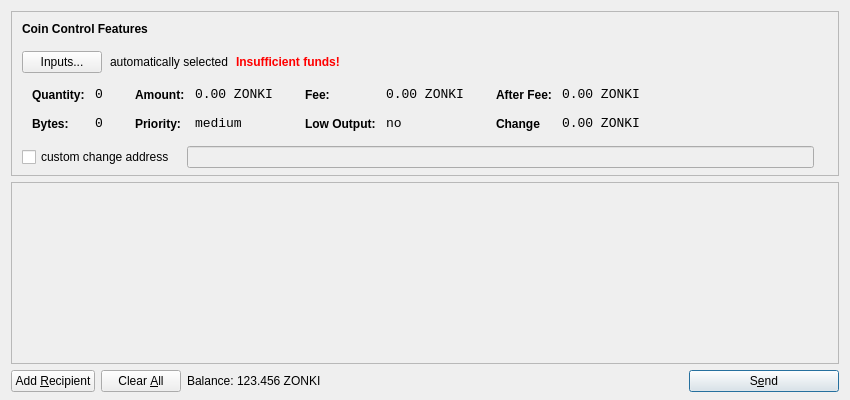
<?xml version="1.0" encoding="UTF-8"?>
<ui version="4.0">
 <class>SendCoinsDialog</class>
 <widget class="QDialog" name="SendCoinsDialog">
  <property name="geometry">
   <rect>
    <x>0</x>
    <y>0</y>
    <width>850</width>
    <height>400</height>
   </rect>
  </property>
  <property name="windowTitle">
   <string>Send Coins</string>
  </property>
  <layout class="QVBoxLayout" name="verticalLayout" stretch="0,1,0">
   <property name="bottomMargin">
    <number>8</number>
   </property>
   <item>
    <widget class="QFrame" name="frameCoinControl">
     <property name="sizePolicy">
      <sizepolicy hsizetype="Expanding" vsizetype="Expanding">
       <horstretch>0</horstretch>
       <verstretch>0</verstretch>
      </sizepolicy>
     </property>
     <property name="maximumSize">
      <size>
       <width>16777215</width>
       <height>16777215</height>
      </size>
     </property>
     <property name="frameShape">
      <enum>QFrame::StyledPanel</enum>
     </property>
     <property name="frameShadow">
      <enum>QFrame::Sunken</enum>
     </property>
     <layout class="QVBoxLayout" name="verticalLayoutCoinControl2">
      <property name="spacing">
       <number>-1</number>
      </property>
      <property name="leftMargin">
       <number>0</number>
      </property>
      <property name="topMargin">
       <number>0</number>
      </property>
      <property name="rightMargin">
       <number>0</number>
      </property>
      <property name="bottomMargin">
       <number>6</number>
      </property>
      <item>
       <layout class="QVBoxLayout" name="verticalLayoutCoinControl" stretch="0,0,0,0,1">
        <property name="spacing">
         <number>0</number>
        </property>
        <property name="leftMargin">
         <number>10</number>
        </property>
        <property name="topMargin">
         <number>10</number>
        </property>
        <item>
         <layout class="QHBoxLayout" name="horizontalLayoutCoinControl1">
          <property name="bottomMargin">
           <number>15</number>
          </property>
          <item>
           <widget class="QLabel" name="labelCoinControlFeatures">
            <property name="sizePolicy">
             <sizepolicy hsizetype="Preferred" vsizetype="Maximum">
              <horstretch>0</horstretch>
              <verstretch>0</verstretch>
             </sizepolicy>
            </property>
            <property name="font">
             <font>
              <weight>75</weight>
              <bold>true</bold>
             </font>
            </property>
            <property name="styleSheet">
             <string notr="true">font-weight:bold;</string>
            </property>
            <property name="text">
             <string>Coin Control Features</string>
            </property>
           </widget>
          </item>
         </layout>
        </item>
        <item>
         <layout class="QHBoxLayout" name="horizontalLayoutCoinControl2" stretch="0,0,0,0">
          <property name="spacing">
           <number>8</number>
          </property>
          <property name="bottomMargin">
           <number>10</number>
          </property>
          <item>
           <widget class="QPushButton" name="pushButtonCoinControl">
            <property name="styleSheet">
             <string notr="true"/>
            </property>
            <property name="text">
             <string>Inputs...</string>
            </property>
           </widget>
          </item>
          <item>
           <widget class="QLabel" name="labelCoinControlAutomaticallySelected">
            <property name="text">
             <string>automatically selected</string>
            </property>
            <property name="margin">
             <number>5</number>
            </property>
           </widget>
          </item>
          <item>
           <widget class="QLabel" name="labelCoinControlInsuffFunds">
            <property name="font">
             <font>
              <weight>75</weight>
              <bold>true</bold>
             </font>
            </property>
            <property name="styleSheet">
             <string notr="true">color:red;font-weight:bold;</string>
            </property>
            <property name="text">
             <string>Insufficient funds!</string>
            </property>
            <property name="margin">
             <number>5</number>
            </property>
           </widget>
          </item>
          <item>
           <spacer name="horizontalSpacerCoinControl">
            <property name="orientation">
             <enum>Qt::Horizontal</enum>
            </property>
            <property name="sizeHint" stdset="0">
             <size>
              <width>40</width>
              <height>1</height>
             </size>
            </property>
           </spacer>
          </item>
         </layout>
        </item>
        <item>
         <widget class="QWidget" name="widgetCoinControl" native="true">
          <property name="sizePolicy">
           <sizepolicy hsizetype="Preferred" vsizetype="Preferred">
            <horstretch>0</horstretch>
            <verstretch>0</verstretch>
           </sizepolicy>
          </property>
          <property name="minimumSize">
           <size>
            <width>0</width>
            <height>0</height>
           </size>
          </property>
          <property name="styleSheet">
           <string notr="true"/>
          </property>
          <layout class="QHBoxLayout" name="horizontalLayoutCoinControl5">
           <property name="margin">
            <number>0</number>
           </property>
           <item>
            <layout class="QHBoxLayout" name="horizontalLayoutCoinControl3" stretch="0,0,0,1">
             <property name="spacing">
              <number>20</number>
             </property>
             <property name="topMargin">
              <number>0</number>
             </property>
             <property name="bottomMargin">
              <number>10</number>
             </property>
             <item>
              <layout class="QFormLayout" name="formLayoutCoinControl1">
               <property name="horizontalSpacing">
                <number>10</number>
               </property>
               <property name="verticalSpacing">
                <number>14</number>
               </property>
               <property name="leftMargin">
                <number>10</number>
               </property>
               <property name="topMargin">
                <number>4</number>
               </property>
               <property name="rightMargin">
                <number>6</number>
               </property>
               <item row="0" column="0">
                <widget class="QLabel" name="labelCoinControlQuantityText">
                 <property name="styleSheet">
                  <string notr="true">font-weight:bold;</string>
                 </property>
                 <property name="text">
                  <string>Quantity:</string>
                 </property>
                 <property name="margin">
                  <number>0</number>
                 </property>
                </widget>
               </item>
               <item row="0" column="1">
                <widget class="QLabel" name="labelCoinControlQuantity">
                 <property name="font">
                  <font>
                   <family>Monospace</family>
                   <pointsize>10</pointsize>
                  </font>
                 </property>
                 <property name="cursor">
                  <cursorShape>IBeamCursor</cursorShape>
                 </property>
                 <property name="contextMenuPolicy">
                  <enum>Qt::ActionsContextMenu</enum>
                 </property>
                 <property name="text">
                  <string>0</string>
                 </property>
                 <property name="margin">
                  <number>0</number>
                 </property>
                 <property name="textInteractionFlags">
                  <set>Qt::LinksAccessibleByMouse|Qt::TextSelectableByKeyboard|Qt::TextSelectableByMouse</set>
                 </property>
                </widget>
               </item>
               <item row="1" column="0">
                <widget class="QLabel" name="labelCoinControlBytesText">
                 <property name="styleSheet">
                  <string notr="true">font-weight:bold;</string>
                 </property>
                 <property name="text">
                  <string>Bytes:</string>
                 </property>
                </widget>
               </item>
               <item row="1" column="1">
                <widget class="QLabel" name="labelCoinControlBytes">
                 <property name="font">
                  <font>
                   <family>Monospace</family>
                   <pointsize>10</pointsize>
                  </font>
                 </property>
                 <property name="cursor">
                  <cursorShape>IBeamCursor</cursorShape>
                 </property>
                 <property name="contextMenuPolicy">
                  <enum>Qt::ActionsContextMenu</enum>
                 </property>
                 <property name="text">
                  <string>0</string>
                 </property>
                 <property name="textInteractionFlags">
                  <set>Qt::LinksAccessibleByMouse|Qt::TextSelectableByKeyboard|Qt::TextSelectableByMouse</set>
                 </property>
                </widget>
               </item>
              </layout>
             </item>
             <item>
              <layout class="QFormLayout" name="formLayoutCoinControl2">
               <property name="horizontalSpacing">
                <number>10</number>
               </property>
               <property name="verticalSpacing">
                <number>14</number>
               </property>
               <property name="leftMargin">
                <number>6</number>
               </property>
               <property name="topMargin">
                <number>4</number>
               </property>
               <property name="rightMargin">
                <number>6</number>
               </property>
               <item row="0" column="0">
                <widget class="QLabel" name="labelCoinControlAmountText">
                 <property name="styleSheet">
                  <string notr="true">font-weight:bold;</string>
                 </property>
                 <property name="text">
                  <string>Amount:</string>
                 </property>
                 <property name="margin">
                  <number>0</number>
                 </property>
                </widget>
               </item>
               <item row="0" column="1">
                <widget class="QLabel" name="labelCoinControlAmount">
                 <property name="font">
                  <font>
                   <family>Monospace</family>
                   <pointsize>10</pointsize>
                  </font>
                 </property>
                 <property name="cursor">
                  <cursorShape>IBeamCursor</cursorShape>
                 </property>
                 <property name="contextMenuPolicy">
                  <enum>Qt::ActionsContextMenu</enum>
                 </property>
                 <property name="text">
                  <string>0.00 ZONKI</string>
                 </property>
                 <property name="textInteractionFlags">
                  <set>Qt::LinksAccessibleByMouse|Qt::TextSelectableByKeyboard|Qt::TextSelectableByMouse</set>
                 </property>
                </widget>
               </item>
               <item row="1" column="0">
                <widget class="QLabel" name="labelCoinControlPriorityText">
                 <property name="styleSheet">
                  <string notr="true">font-weight:bold;</string>
                 </property>
                 <property name="text">
                  <string>Priority:</string>
                 </property>
                </widget>
               </item>
               <item row="1" column="1">
                <widget class="QLabel" name="labelCoinControlPriority">
                 <property name="font">
                  <font>
                   <family>Monospace</family>
                   <pointsize>10</pointsize>
                  </font>
                 </property>
                 <property name="cursor">
                  <cursorShape>IBeamCursor</cursorShape>
                 </property>
                 <property name="contextMenuPolicy">
                  <enum>Qt::ActionsContextMenu</enum>
                 </property>
                 <property name="text">
                  <string>medium</string>
                 </property>
                 <property name="textInteractionFlags">
                  <set>Qt::LinksAccessibleByMouse|Qt::TextSelectableByKeyboard|Qt::TextSelectableByMouse</set>
                 </property>
                </widget>
               </item>
              </layout>
             </item>
             <item>
              <layout class="QFormLayout" name="formLayoutCoinControl3">
               <property name="horizontalSpacing">
                <number>10</number>
               </property>
               <property name="verticalSpacing">
                <number>14</number>
               </property>
               <property name="leftMargin">
                <number>6</number>
               </property>
               <property name="topMargin">
                <number>4</number>
               </property>
               <property name="rightMargin">
                <number>6</number>
               </property>
               <item row="0" column="0">
                <widget class="QLabel" name="labelCoinControlFeeText">
                 <property name="styleSheet">
                  <string notr="true">font-weight:bold;</string>
                 </property>
                 <property name="text">
                  <string>Fee:</string>
                 </property>
                 <property name="margin">
                  <number>0</number>
                 </property>
                </widget>
               </item>
               <item row="0" column="1">
                <widget class="QLabel" name="labelCoinControlFee">
                 <property name="font">
                  <font>
                   <family>Monospace</family>
                   <pointsize>10</pointsize>
                  </font>
                 </property>
                 <property name="cursor">
                  <cursorShape>IBeamCursor</cursorShape>
                 </property>
                 <property name="contextMenuPolicy">
                  <enum>Qt::ActionsContextMenu</enum>
                 </property>
                 <property name="text">
                  <string>0.00 ZONKI</string>
                 </property>
                 <property name="textInteractionFlags">
                  <set>Qt::LinksAccessibleByMouse|Qt::TextSelectableByKeyboard|Qt::TextSelectableByMouse</set>
                 </property>
                </widget>
               </item>
               <item row="1" column="0">
                <widget class="QLabel" name="labelCoinControlLowOutputText">
                 <property name="styleSheet">
                  <string notr="true">font-weight:bold;</string>
                 </property>
                 <property name="text">
                  <string>Low Output:</string>
                 </property>
                </widget>
               </item>
               <item row="1" column="1">
                <widget class="QLabel" name="labelCoinControlLowOutput">
                 <property name="font">
                  <font>
                   <family>Monospace</family>
                   <pointsize>10</pointsize>
                  </font>
                 </property>
                 <property name="cursor">
                  <cursorShape>IBeamCursor</cursorShape>
                 </property>
                 <property name="contextMenuPolicy">
                  <enum>Qt::ActionsContextMenu</enum>
                 </property>
                 <property name="text">
                  <string>no</string>
                 </property>
                 <property name="textInteractionFlags">
                  <set>Qt::LinksAccessibleByMouse|Qt::TextSelectableByKeyboard|Qt::TextSelectableByMouse</set>
                 </property>
                </widget>
               </item>
              </layout>
             </item>
             <item>
              <layout class="QFormLayout" name="formLayoutCoinControl4">
               <property name="horizontalSpacing">
                <number>10</number>
               </property>
               <property name="verticalSpacing">
                <number>14</number>
               </property>
               <property name="leftMargin">
                <number>6</number>
               </property>
               <property name="topMargin">
                <number>4</number>
               </property>
               <property name="rightMargin">
                <number>6</number>
               </property>
               <item row="0" column="0">
                <widget class="QLabel" name="labelCoinControlAfterFeeText">
                 <property name="styleSheet">
                  <string notr="true">font-weight:bold;</string>
                 </property>
                 <property name="text">
                  <string>After Fee:</string>
                 </property>
                 <property name="margin">
                  <number>0</number>
                 </property>
                </widget>
               </item>
               <item row="0" column="1">
                <widget class="QLabel" name="labelCoinControlAfterFee">
                 <property name="font">
                  <font>
                   <family>Monospace</family>
                   <pointsize>10</pointsize>
                  </font>
                 </property>
                 <property name="cursor">
                  <cursorShape>IBeamCursor</cursorShape>
                 </property>
                 <property name="contextMenuPolicy">
                  <enum>Qt::ActionsContextMenu</enum>
                 </property>
                 <property name="text">
                  <string>0.00 ZONKI</string>
                 </property>
                 <property name="textInteractionFlags">
                  <set>Qt::LinksAccessibleByMouse|Qt::TextSelectableByKeyboard|Qt::TextSelectableByMouse</set>
                 </property>
                </widget>
               </item>
               <item row="1" column="0">
                <widget class="QLabel" name="labelCoinControlChangeText">
                 <property name="styleSheet">
                  <string notr="true">font-weight:bold;</string>
                 </property>
                 <property name="text">
                  <string>Change</string>
                 </property>
                </widget>
               </item>
               <item row="1" column="1">
                <widget class="QLabel" name="labelCoinControlChange">
                 <property name="font">
                  <font>
                   <family>Monospace</family>
                   <pointsize>10</pointsize>
                  </font>
                 </property>
                 <property name="cursor">
                  <cursorShape>IBeamCursor</cursorShape>
                 </property>
                 <property name="contextMenuPolicy">
                  <enum>Qt::ActionsContextMenu</enum>
                 </property>
                 <property name="text">
                  <string>0.00 ZONKI</string>
                 </property>
                 <property name="textInteractionFlags">
                  <set>Qt::LinksAccessibleByMouse|Qt::TextSelectableByKeyboard|Qt::TextSelectableByMouse</set>
                 </property>
                </widget>
               </item>
              </layout>
             </item>
            </layout>
           </item>
          </layout>
         </widget>
        </item>
        <item>
         <layout class="QHBoxLayout" name="horizontalLayoutCoinControl4" stretch="0,0,0">
          <property name="spacing">
           <number>12</number>
          </property>
          <property name="sizeConstraint">
           <enum>QLayout::SetDefaultConstraint</enum>
          </property>
          <property name="topMargin">
           <number>5</number>
          </property>
          <property name="rightMargin">
           <number>5</number>
          </property>
          <item>
           <widget class="QCheckBox" name="checkBoxCoinControlChange">
            <property name="text">
             <string>custom change address</string>
            </property>
           </widget>
          </item>
          <item>
           <widget class="QLineEdit" name="lineEditCoinControlChange">
            <property name="enabled">
             <bool>false</bool>
            </property>
            <property name="sizePolicy">
             <sizepolicy hsizetype="Expanding" vsizetype="Fixed">
              <horstretch>0</horstretch>
              <verstretch>0</verstretch>
             </sizepolicy>
            </property>
           </widget>
          </item>
          <item>
           <widget class="QLabel" name="labelCoinControlChangeLabel">
            <property name="sizePolicy">
             <sizepolicy hsizetype="Preferred" vsizetype="Expanding">
              <horstretch>0</horstretch>
              <verstretch>0</verstretch>
             </sizepolicy>
            </property>
            <property name="minimumSize">
             <size>
              <width>0</width>
              <height>0</height>
             </size>
            </property>
            <property name="text">
             <string/>
            </property>
            <property name="margin">
             <number>3</number>
            </property>
           </widget>
          </item>
         </layout>
        </item>
        <item>
         <spacer name="verticalSpacerCoinControl">
          <property name="orientation">
           <enum>Qt::Vertical</enum>
          </property>
          <property name="sizeHint" stdset="0">
           <size>
            <width>800</width>
            <height>1</height>
           </size>
          </property>
         </spacer>
        </item>
       </layout>
      </item>
     </layout>
    </widget>
   </item>
   <item>
    <widget class="QScrollArea" name="scrollArea">
     <property name="widgetResizable">
      <bool>true</bool>
     </property>
     <widget class="QWidget" name="scrollAreaWidgetContents">
      <property name="geometry">
       <rect>
        <x>0</x>
        <y>0</y>
        <width>830</width>
        <height>165</height>
       </rect>
      </property>
      <layout class="QVBoxLayout" name="verticalLayout_2">
       <property name="margin">
        <number>0</number>
       </property>
       <item>
        <layout class="QVBoxLayout" name="entries">
         <property name="spacing">
          <number>6</number>
         </property>
        </layout>
       </item>
       <item>
        <spacer name="verticalSpacer">
         <property name="orientation">
          <enum>Qt::Vertical</enum>
         </property>
         <property name="sizeHint" stdset="0">
          <size>
           <width>20</width>
           <height>40</height>
          </size>
         </property>
        </spacer>
       </item>
      </layout>
     </widget>
    </widget>
   </item>
   <item>
    <layout class="QHBoxLayout" name="horizontalLayout">
     <item>
      <widget class="QPushButton" name="addButton">
       <property name="toolTip">
        <string>Send to multiple recipients at once</string>
       </property>
       <property name="text">
        <string>Add &amp;Recipient</string>
       </property>
       <property name="icon">
        <iconset resource="../bitcoin.qrc">
         <normaloff>:/icons/add</normaloff>:/icons/add</iconset>
       </property>
       <property name="autoDefault">
        <bool>false</bool>
       </property>
      </widget>
     </item>
     <item>
      <widget class="QPushButton" name="clearButton">
       <property name="sizePolicy">
        <sizepolicy hsizetype="Minimum" vsizetype="Fixed">
         <horstretch>0</horstretch>
         <verstretch>0</verstretch>
        </sizepolicy>
       </property>
       <property name="toolTip">
        <string>Remove all transaction fields</string>
       </property>
       <property name="text">
        <string>Clear &amp;All</string>
       </property>
       <property name="icon">
        <iconset resource="../bitcoin.qrc">
         <normaloff>:/icons/remove</normaloff>:/icons/remove</iconset>
       </property>
       <property name="autoRepeatDelay">
        <number>300</number>
       </property>
       <property name="autoDefault">
        <bool>false</bool>
       </property>
      </widget>
     </item>
     <item>
      <layout class="QHBoxLayout" name="horizontalLayout_2">
       <property name="spacing">
        <number>3</number>
       </property>
       <item>
        <widget class="QLabel" name="label">
         <property name="sizePolicy">
          <sizepolicy hsizetype="Preferred" vsizetype="Fixed">
           <horstretch>0</horstretch>
           <verstretch>0</verstretch>
          </sizepolicy>
         </property>
         <property name="text">
          <string>Balance:</string>
         </property>
        </widget>
       </item>
       <item>
        <widget class="QLabel" name="labelBalance">
         <property name="sizePolicy">
          <sizepolicy hsizetype="Preferred" vsizetype="Fixed">
           <horstretch>0</horstretch>
           <verstretch>0</verstretch>
          </sizepolicy>
         </property>
         <property name="cursor">
          <cursorShape>IBeamCursor</cursorShape>
         </property>
         <property name="text">
          <string>123.456 ZONKI</string>
         </property>
         <property name="textInteractionFlags">
          <set>Qt::LinksAccessibleByMouse|Qt::TextSelectableByKeyboard|Qt::TextSelectableByMouse</set>
         </property>
        </widget>
       </item>
      </layout>
     </item>
     <item>
      <spacer name="horizontalSpacer">
       <property name="orientation">
        <enum>Qt::Horizontal</enum>
       </property>
       <property name="sizeHint" stdset="0">
        <size>
         <width>40</width>
         <height>20</height>
        </size>
       </property>
      </spacer>
     </item>
     <item>
      <widget class="QPushButton" name="sendButton">
       <property name="minimumSize">
        <size>
         <width>150</width>
         <height>0</height>
        </size>
       </property>
       <property name="toolTip">
        <string>Confirm the send action</string>
       </property>
       <property name="text">
        <string>S&amp;end</string>
       </property>
       <property name="icon">
        <iconset resource="../bitcoin.qrc">
         <normaloff>:/icons/send</normaloff>:/icons/send</iconset>
       </property>
       <property name="default">
        <bool>true</bool>
       </property>
      </widget>
     </item>
    </layout>
   </item>
  </layout>
 </widget>
 <resources>
  <include location="../bitcoin.qrc"/>
 </resources>
 <connections/>
</ui>
